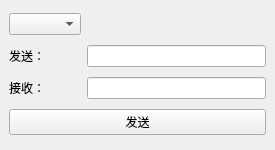
<?xml version="1.0" encoding="UTF-8"?>
<ui version="4.0">
 <class>MainWindow</class>
 <widget class="QMainWindow" name="MainWindow">
  <property name="geometry">
   <rect>
    <x>0</x>
    <y>0</y>
    <width>275</width>
    <height>150</height>
   </rect>
  </property>
  <property name="windowTitle">
   <string>MainWindow</string>
  </property>
  <widget class="QWidget" name="centralwidget">
   <layout class="QGridLayout" name="gridLayout">
    <item row="2" column="1">
     <widget class="QLabel" name="label">
      <property name="text">
       <string>发送：</string>
      </property>
     </widget>
    </item>
    <item row="2" column="2">
     <widget class="QLineEdit" name="lineSend"/>
    </item>
    <item row="3" column="1">
     <widget class="QLabel" name="label_2">
      <property name="text">
       <string>接收：</string>
      </property>
     </widget>
    </item>
    <item row="3" column="2">
     <widget class="QLineEdit" name="lineRec"/>
    </item>
    <item row="4" column="1" colspan="2">
     <widget class="QPushButton" name="btnSend">
      <property name="text">
       <string>发送</string>
      </property>
     </widget>
    </item>
    <item row="1" column="1">
     <widget class="QComboBox" name="comboBox"/>
    </item>
   </layout>
  </widget>
 </widget>
 <resources/>
 <connections/>
</ui>
